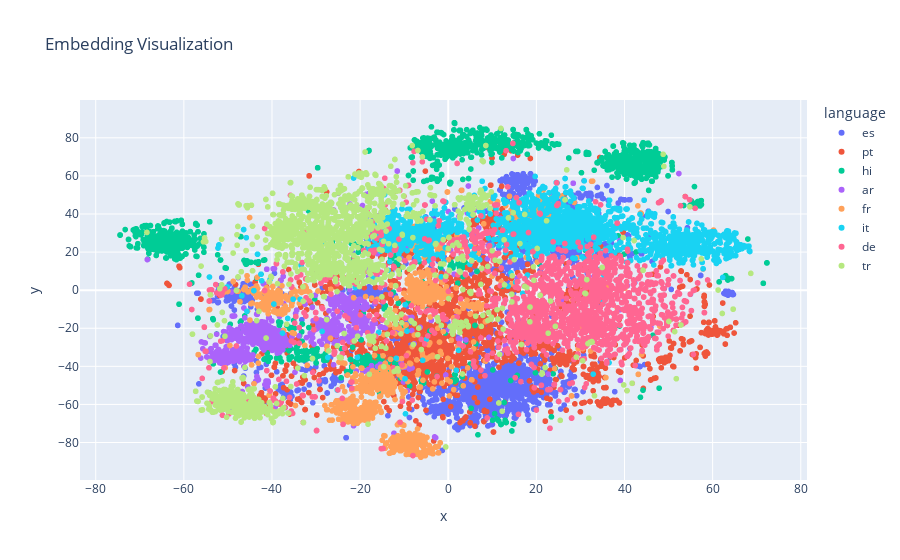

Here is the notebook cell this chart was saved with:
### Code cell
Embedder.visualize_embeddings(embed, metadatas, reduction_method="tsne")

### Figure 1 — Plotly figure (JSON) as saved in the notebook; plotly's stock layout.template omitted (floating-point values rounded to 4 significant figures; data arrays with more than 128 entries replaced by an {"elided": "..."} marker saying what was removed)
{"data": [{"customdata": {"elided": "2000x3 str values"}, "hovertemplate": "language=%{customdata[1]}<br>x=%{x}<br>y=%{y}<br>dataset_name=%{customdata[0]}<br>id=%{customdata[2]}<extra></extra>", "legendgroup": "es", "marker": {"color": "#636efa", "symbol": "circle"}, "mode": "markers", "name": "es", "showlegend": true, "x": {"elided": "2000 float values"}, "xaxis": "x", "y": {"elided": "2000 float values"}, "yaxis": "y", "type": "scattergl"}, {"customdata": {"elided": "2000x3 str values"}, "hovertemplate": "language=%{customdata[1]}<br>x=%{x}<br>y=%{y}<br>dataset_name=%{customdata[0]}<br>id=%{customdata[2]}<extra></extra>", "legendgroup": "pt", "marker": {"color": "#EF553B", "symbol": "circle"}, "mode": "markers", "name": "pt", "showlegend": true, "x": {"elided": "2000 float values"}, "xaxis": "x", "y": {"elided": "2000 float values"}, "yaxis": "y", "type": "scattergl"}, {"customdata": {"elided": "2000x3 str values"}, "hovertemplate": "language=%{customdata[1]}<br>x=%{x}<br>y=%{y}<br>dataset_name=%{customdata[0]}<br>id=%{customdata[2]}<extra></extra>", "legendgroup": "hi", "marker": {"color": "#00cc96", "symbol": "circle"}, "mode": "markers", "name": "hi", "showlegend": true, "x": {"elided": "2000 float values"}, "xaxis": "x", "y": {"elided": "2000 float values"}, "yaxis": "y", "type": "scattergl"}, {"customdata": {"elided": "1000x3 str values"}, "hovertemplate": "language=%{customdata[1]}<br>x=%{x}<br>y=%{y}<br>dataset_name=%{customdata[0]}<br>id=%{customdata[2]}<extra></extra>", "legendgroup": "ar", "marker": {"color": "#ab63fa", "symbol": "circle"}, "mode": "markers", "name": "ar", "showlegend": true, "x": {"elided": "1000 float values"}, "xaxis": "x", "y": {"elided": "1000 float values"}, "yaxis": "y", "type": "scattergl"}, {"customdata": {"elided": "1500x3 str values"}, "hovertemplate": "language=%{customdata[1]}<br>x=%{x}<br>y=%{y}<br>dataset_name=%{customdata[0]}<br>id=%{customdata[2]}<extra></extra>", "legendgroup": "fr", "marker": {"color": "#FFA15A", "symbol": "circle"}, "mode": "markers", "name": "fr", "showlegend": true, "x": {"elided": "1500 float values"}, "xaxis": "x", "y": {"elided": "1500 float values"}, "yaxis": "y", "type": "scattergl"}, {"customdata": {"elided": "2000x3 str values"}, "hovertemplate": "language=%{customdata[1]}<br>x=%{x}<br>y=%{y}<br>dataset_name=%{customdata[0]}<br>id=%{customdata[2]}<extra></extra>", "legendgroup": "it", "marker": {"color": "#19d3f3", "symbol": "circle"}, "mode": "markers", "name": "it", "showlegend": true, "x": {"elided": "2000 float values"}, "xaxis": "x", "y": {"elided": "2000 float values"}, "yaxis": "y", "type": "scattergl"}, {"customdata": {"elided": "2000x3 str values"}, "hovertemplate": "language=%{customdata[1]}<br>x=%{x}<br>y=%{y}<br>dataset_name=%{customdata[0]}<br>id=%{customdata[2]}<extra></extra>", "legendgroup": "de", "marker": {"color": "#FF6692", "symbol": "circle"}, "mode": "markers", "name": "de", "showlegend": true, "x": {"elided": "2000 float values"}, "xaxis": "x", "y": {"elided": "2000 float values"}, "yaxis": "y", "type": "scattergl"}, {"customdata": {"elided": "2000x3 str values"}, "hovertemplate": "language=%{customdata[1]}<br>x=%{x}<br>y=%{y}<br>dataset_name=%{customdata[0]}<br>id=%{customdata[2]}<extra></extra>", "legendgroup": "tr", "marker": {"color": "#B6E880", "symbol": "circle"}, "mode": "markers", "name": "tr", "showlegend": true, "x": {"elided": "2000 float values"}, "xaxis": "x", "y": {"elided": "2000 float values"}, "yaxis": "y", "type": "scattergl"}], "layout": {"xaxis": {"anchor": "y", "domain": [0.0, 1.0], "title": {"text": "x"}}, "yaxis": {"anchor": "x", "domain": [0.0, 1.0], "title": {"text": "y"}}, "legend": {"title": {"text": "language"}, "tracegroupgap": 0}, "title": {"text": "Embedding Visualization"}}}
